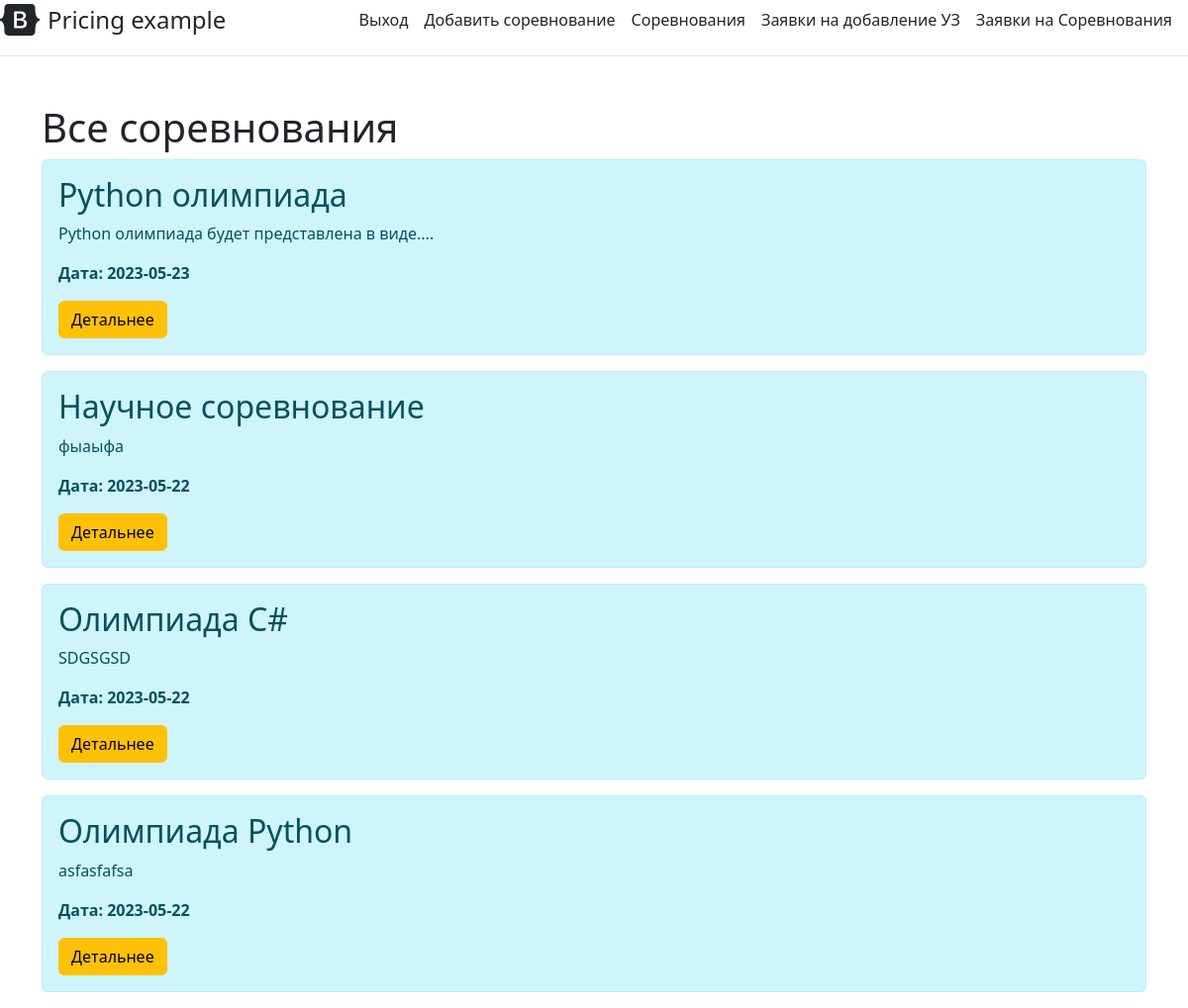
The app's page /admin/сompetitions (signed in) with its own data.
### user_data.py (models this page shows, shortened)
class Olympiad(db.Model):
    id = db.Column(db.Integer, primary_key=True)
    title = db.Column(db.String(100), nullable=False)
    introduction = db.Column(db.String(300), nullable=False)
    text = db.Column(db.Text, nullable=False)
    date = db.Column(db.DateTime, default=datetime.utcnow)

### admin/admin.py (the view)
@admin.route('/сompetitions')
@login_required
def сompetitions():
    if current_user.access_level != 3:
        return redirect(url_for('main_page'))
    olympiads = Olympiad.query.order_by(Olympiad.date.desc()).all()
    return render_template('admin/сompetitions.html', olympiads=olympiads)

### app.py (called while the page is built)
@login_manager.user_loader
def load_user(user_id):
    return Users.query.get(int(user_id))

### admin/templates/admin/сompetitions.html (shortened to what this page needs)
{% extends 'admin/main_admin.html' %}
{% block body %}
<div class="container mt-5">
    <h1>Все соревнования</h1>
    {% if olympiads|length > 0 %}
        {% for element in olympiads %}
        <div class="alert alert-info">
            <h2>{{ element.title }}</h2>
            <p>{{ element.introduction }}</p>
            <p><b> Дата: {{element.date.date() }}</b></p>
            <a href ="/admin/сompetitions/{{ element.id }}" class ='btn btn-warning'>Детальнее</a>
        </div>
        {% endfor %}
    {% else %}
    <p> На данный момент олимпиад нет</p>
    {% endif %}
</div>
{% endblock %}

### records on screen
Olympiad: title "Python олимпиада", introduction "Python олимпиада будет представлена в виде....", date "2023-05-23"
Olympiad: title "Научное соревнование", introduction "фыаыфа", date "2023-05-22"
Olympiad: title "Олимпиада C#", introduction "SDGSGSD", date "2023-05-22"
Olympiad: title "Олимпиада Python", introduction "asfasfafsa", date "2023-05-22"
